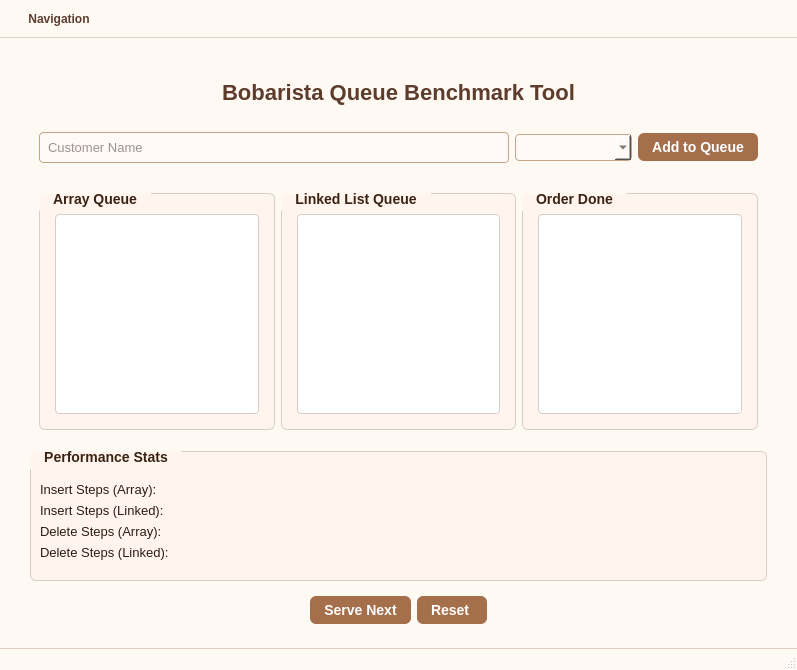
<?xml version="1.0" encoding="UTF-8"?>
<ui version="4.0">
 <class>MainWindow</class>
 <widget class="QMainWindow" name="MainWindow">
  <property name="geometry">
   <rect>
    <x>0</x>
    <y>0</y>
    <width>797</width>
    <height>670</height>
   </rect>
  </property>
  <property name="windowTitle">
   <string>MainWindow</string>
  </property>
  <property name="styleSheet">
   <string notr="true">/* === Menubar Styling === */
QMenuBar {
    background-color: #fff9f4; /* light latte */
    color: #5e3c2c; /* mocha text */
    font-family: &quot;Segoe UI&quot;, sans-serif;
    font-weight: bold;
    padding: 6px 10px;
    border-bottom: 1px solid #e0cfc2;
}

QMenuBar::item {
    background: transparent;
    padding: 6px 12px;
}

QMenuBar::item:selected {
    background-color: #f5d6ba;  /* warm highlight */
    color: #3b2314;
    border-radius: 4px;
}

/* === Menu dropdowns === */
QMenu {
    background-color: #fff9f4;
    color: #3b2314;
    font-family: &quot;Segoe UI&quot;, sans-serif;
    font-size: 13px;
    border: 1px solid #c4a484;
    padding: 6px;
}

QMenu::item {
    padding: 5px 20px;
}

QMenu::item:selected {
    background-color: #f1cfa9;
    color: #2a1a12;
    border-radius: 4px;
}

/* === Status bar === */
QStatusBar {
    background-color: #fff9f4;
    color: #5e3c2c;
    font-family: &quot;Segoe UI&quot;, sans-serif;
    padding: 4px 8px;
    border-top: 1px solid #e0cfc2;
}
</string>
  </property>
  <widget class="QWidget" name="centralwidget">
   <layout class="QVBoxLayout" name="verticalLayout_3">
    <property name="leftMargin">
     <number>0</number>
    </property>
    <property name="topMargin">
     <number>0</number>
    </property>
    <property name="rightMargin">
     <number>0</number>
    </property>
    <property name="bottomMargin">
     <number>0</number>
    </property>
    <item>
     <widget class="QStackedWidget" name="stackedWidget">
      <property name="currentIndex">
       <number>1</number>
      </property>
      <widget class="QWidget" name="WelcomePage">
       <property name="styleSheet">
        <string notr="true">QWidget#WelcomePage {
    background-color: #fcefe3; /* soft café beige */
}

QLabel#lblWelcome {
    color: #5e3c2c; /* deep mocha text */
    font-size: 24px;
    font-weight: bold;
    font-family: &quot;Segoe UI&quot;, &quot;Helvetica&quot;, &quot;Arial&quot;, sans-serif;
    padding: 20px;
}

QPushButton#btnStart {
    background-color: #8b5e3c;  /* rich coffee brown */
    color: white;
    font-size: 18px;
    padding: 10px 20px;
    border: none;
    border-radius: 8px;
	min-width: 65px;
    min-height: 25px;
	max-width: 70px;
    max-height: 30px;
    transition: background-color 0.3s ease;
}

QPushButton#btnStart:hover {
    background-color: #a66f4c;  /* light caramel on hover */
    color: #fffbe6; /* soft off-white text */
}
</string>
       </property>
       <layout class="QHBoxLayout" name="horizontalLayout" stretch="1,1">
        <item alignment="Qt::AlignmentFlag::AlignHCenter|Qt::AlignmentFlag::AlignVCenter">
         <widget class="QWidget" name="left_widget" native="true">
          <property name="sizePolicy">
           <sizepolicy hsizetype="Expanding" vsizetype="Expanding">
            <horstretch>0</horstretch>
            <verstretch>0</verstretch>
           </sizepolicy>
          </property>
          <layout class="QVBoxLayout" name="verticalLayout">
           <item>
            <widget class="QLabel" name="lblWelcome">
             <property name="text">
              <string>Welcome to Bobarista App!</string>
             </property>
             <property name="scaledContents">
              <bool>false</bool>
             </property>
             <property name="alignment">
              <set>Qt::AlignmentFlag::AlignCenter</set>
             </property>
            </widget>
           </item>
           <item alignment="Qt::AlignmentFlag::AlignHCenter">
            <widget class="QPushButton" name="btnStart">
             <property name="text">
              <string>Start</string>
             </property>
            </widget>
           </item>
          </layout>
         </widget>
        </item>
        <item>
         <widget class="QWidget" name="right_widget" native="true">
          <property name="sizePolicy">
           <sizepolicy hsizetype="Expanding" vsizetype="Expanding">
            <horstretch>0</horstretch>
            <verstretch>0</verstretch>
           </sizepolicy>
          </property>
          <layout class="QVBoxLayout" name="verticalLayout_2">
           <item alignment="Qt::AlignmentFlag::AlignHCenter|Qt::AlignmentFlag::AlignVCenter">
            <widget class="QLabel" name="lblBackgroundImage">
             <property name="sizePolicy">
              <sizepolicy hsizetype="Ignored" vsizetype="Ignored">
               <horstretch>0</horstretch>
               <verstretch>0</verstretch>
              </sizepolicy>
             </property>
             <property name="text">
              <string/>
             </property>
             <property name="pixmap">
              <pixmap resource="assets.qrc">:/images/assets/images/Open.png</pixmap>
             </property>
             <property name="scaledContents">
              <bool>true</bool>
             </property>
             <property name="alignment">
              <set>Qt::AlignmentFlag::AlignCenter</set>
             </property>
            </widget>
           </item>
          </layout>
         </widget>
        </item>
       </layout>
      </widget>
      <widget class="QWidget" name="MainPage">
       <property name="styleSheet">
        <string notr="true">QWidget#MainPage {
    background-color: #fff9f4; /* Light latte background */
}

/* Page title */
QLabel#lblPageTitle {
    font-size: 22px;
    font-weight: bold;
    font-family: &quot;Segoe UI&quot;, sans-serif;
    color: #5e3c2c;
    padding: 12px;
}

/* Group box headers */
QGroupBox {
    font-size: 14px;
    font-weight: bold;
    color: #3b2314; /* darker and clearer text */
    border: 1px solid #d7ccc8;
    border-radius: 6px;
    margin-top: 6px;
    background-color: #fff5ee; /* slightly lighter background */
}

QGroupBox:title {
    subcontrol-origin: margin;
    subcontrol-position: top left;
    padding: 4px 12px;
}

/* Queue display list views */
QListWidget, QListView {
    background-color: #ffffff;
    border: 1px solid #d7ccc8;
    border-radius: 4px;
    padding: 4px;
    font-size: 13px;
    color: #3e2c20; /* ensure list text is also visible */
}

/* Input field */
QLineEdit {
    background-color: #fffaf7;
    border: 1px solid #c4a484;
    border-radius: 4px;
    padding: 6px;
    font-size: 13px;
    color: #3e2c20;
}

/* ComboBox */
QComboBox {
    background-color: #fffaf7;
    border: 1px solid #c4a484;
    border-radius: 4px;
    padding: 4px;
    font-size: 13px;
    color: #3e2c20;
}

/* Buttons */
QPushButton {
    background-color: #a66f4c;
    color: white;
    padding: 6px 14px;
    border-radius: 6px;
    font-size: 14px;
    font-weight: bold;
    font-family: &quot;Segoe UI&quot;, sans-serif;
    border: none;
}

QPushButton:hover {
    background-color: #8b5e3c;
    color: #fffce8;
}

/* Labels inside groupboxes */
QGroupBox QLabel {
    color: #2b1d14;  /* even darker for high contrast */
    font-size: 13px;
}
</string>
       </property>
       <layout class="QGridLayout" name="gridLayout_4">
        <property name="leftMargin">
         <number>30</number>
        </property>
        <property name="topMargin">
         <number>30</number>
        </property>
        <property name="rightMargin">
         <number>30</number>
        </property>
        <property name="bottomMargin">
         <number>15</number>
        </property>
        <item row="5" column="1">
         <widget class="QGroupBox" name="groupStats">
          <property name="title">
           <string>Performance Stats</string>
          </property>
          <layout class="QGridLayout" name="gridLayout_6">
           <property name="topMargin">
            <number>30</number>
           </property>
           <property name="rightMargin">
            <number>20</number>
           </property>
           <property name="bottomMargin">
            <number>20</number>
           </property>
           <item row="0" column="0">
            <widget class="QLabel" name="lblInsertArray">
             <property name="text">
              <string>Insert Steps (Array):</string>
             </property>
            </widget>
           </item>
           <item row="3" column="0">
            <widget class="QLabel" name="lblDeleteLinked">
             <property name="text">
              <string>Delete Steps (Linked):</string>
             </property>
            </widget>
           </item>
           <item row="2" column="0">
            <widget class="QLabel" name="lblDeleteArray">
             <property name="text">
              <string>Delete Steps (Array):</string>
             </property>
            </widget>
           </item>
           <item row="1" column="0">
            <widget class="QLabel" name="lblInsertLinked">
             <property name="text">
              <string>Insert Steps (Linked):</string>
             </property>
            </widget>
           </item>
          </layout>
         </widget>
        </item>
        <item row="4" column="1">
         <widget class="QWidget" name="widgetHorizontal_2" native="true">
          <layout class="QHBoxLayout" name="horizontalLayout_3">
           <item>
            <widget class="QGroupBox" name="groupArrayQueue">
             <property name="title">
              <string>Array Queue</string>
             </property>
             <layout class="QGridLayout" name="gridLayout_3">
              <property name="leftMargin">
               <number>15</number>
              </property>
              <property name="topMargin">
               <number>20</number>
              </property>
              <property name="rightMargin">
               <number>15</number>
              </property>
              <property name="bottomMargin">
               <number>15</number>
              </property>
              <item row="0" column="0">
               <widget class="QListWidget" name="listArrayQueue"/>
              </item>
             </layout>
            </widget>
           </item>
           <item>
            <widget class="QGroupBox" name="groupLinkedQueue">
             <property name="title">
              <string>Linked List Queue</string>
             </property>
             <layout class="QGridLayout" name="gridLayout_5">
              <property name="leftMargin">
               <number>15</number>
              </property>
              <property name="topMargin">
               <number>20</number>
              </property>
              <property name="rightMargin">
               <number>15</number>
              </property>
              <property name="bottomMargin">
               <number>15</number>
              </property>
              <item row="0" column="0">
               <widget class="QListWidget" name="listLinkedQueue"/>
              </item>
             </layout>
            </widget>
           </item>
           <item>
            <widget class="QGroupBox" name="groupOrderDone">
             <property name="title">
              <string>Order Done</string>
             </property>
             <layout class="QHBoxLayout" name="horizontalLayout_5">
              <property name="leftMargin">
               <number>15</number>
              </property>
              <property name="topMargin">
               <number>20</number>
              </property>
              <property name="rightMargin">
               <number>15</number>
              </property>
              <property name="bottomMargin">
               <number>15</number>
              </property>
              <item>
               <widget class="QListWidget" name="listOrderDone"/>
              </item>
             </layout>
            </widget>
           </item>
          </layout>
         </widget>
        </item>
        <item row="6" column="1" alignment="Qt::AlignmentFlag::AlignHCenter">
         <widget class="QWidget" name="widgetHorizontal_3" native="true">
          <layout class="QHBoxLayout" name="horizontalLayout_4">
           <item>
            <widget class="QPushButton" name="btnDequeue">
             <property name="text">
              <string>Serve Next</string>
             </property>
            </widget>
           </item>
           <item>
            <widget class="QPushButton" name="btnReset">
             <property name="text">
              <string>Reset </string>
             </property>
            </widget>
           </item>
          </layout>
         </widget>
        </item>
        <item row="0" column="1" alignment="Qt::AlignmentFlag::AlignHCenter|Qt::AlignmentFlag::AlignVCenter">
         <widget class="QLabel" name="lblPageTitle">
          <property name="text">
           <string>Bobarista Queue Benchmark Tool</string>
          </property>
          <property name="alignment">
           <set>Qt::AlignmentFlag::AlignCenter</set>
          </property>
         </widget>
        </item>
        <item row="2" column="1" rowspan="2">
         <widget class="QWidget" name="widgetHorizontal" native="true">
          <layout class="QHBoxLayout" name="horizontalLayout_2" stretch="4,1,1">
           <item>
            <widget class="QLineEdit" name="lineEditName">
             <property name="inputMask">
              <string/>
             </property>
             <property name="text">
              <string/>
             </property>
             <property name="maxLength">
              <number>32767</number>
             </property>
             <property name="placeholderText">
              <string>Customer Name</string>
             </property>
            </widget>
           </item>
           <item>
            <widget class="QComboBox" name="comboDrinkType"/>
           </item>
           <item>
            <widget class="QPushButton" name="btnEnqueue">
             <property name="text">
              <string>Add to Queue</string>
             </property>
            </widget>
           </item>
          </layout>
         </widget>
        </item>
       </layout>
      </widget>
      <widget class="QWidget" name="MenuRecords">
       <property name="styleSheet">
        <string notr="true">QWidget#MenuRecords {
    background-color: #fff9f4; /* Light latte background */
}

/* Page title */
QLabel#lblMenuTitle {
    font-size: 22px;
    font-weight: bold;
    font-family: &quot;Segoe UI&quot;, sans-serif;
    color: #5e3c2c;
    padding: 12px;
}

/* Group box for menu list */
QGroupBox#groupMenuItems {
    font-size: 14px;
    font-weight: bold;
    color: #3b2314;
    border: 1px solid #d7ccc8;
    border-radius: 6px;
    background-color: #fff5ee;
    margin-top: 6px;
}

QGroupBox#groupMenuItems:title {
    subcontrol-origin: margin;
    subcontrol-position: top left;
    padding: 4px 12px;
}

/* Menu list */
QListWidget#listMenuItems {
    background-color: #ffffff;
    border: 1px solid #d7ccc8;
    border-radius: 4px;
    padding: 4px;
    font-size: 13px;
    color: #3e2c20;
}

/* Input fields */
QLineEdit#lineDrinkName, QLineEdit#linePriceTag {
    background-color: #fffaf7;
    border: 1px solid #c4a484;
    border-radius: 4px;
    padding: 6px;
    font-size: 13px;
    color: #3e2c20;
}

/* RM label */
QLabel#lblRM {
    color: #2b1d14;
    font-size: 13px;
}

/* Buttons */
QPushButton#btnAdd, QPushButton#btnDelete {
    background-color: #a66f4c;
    color: white;
    padding: 6px 14px;
    border-radius: 6px;
    font-size: 14px;
    font-weight: bold;
    font-family: &quot;Segoe UI&quot;, sans-serif;
    border: none;
}

QPushButton#btnAdd:hover, QPushButton#btnDelete:hover {
    background-color: #8b5e3c;
    color: #fffce8;
}
</string>
       </property>
       <layout class="QVBoxLayout" name="verticalLayout_4">
        <property name="leftMargin">
         <number>30</number>
        </property>
        <property name="topMargin">
         <number>30</number>
        </property>
        <property name="rightMargin">
         <number>30</number>
        </property>
        <property name="bottomMargin">
         <number>15</number>
        </property>
        <item alignment="Qt::AlignmentFlag::AlignHCenter|Qt::AlignmentFlag::AlignTop">
         <widget class="QLabel" name="lblMenuTitle">
          <property name="text">
           <string>This is Menu Records</string>
          </property>
         </widget>
        </item>
        <item>
         <widget class="QWidget" name="widgetHorizontal_4" native="true">
          <property name="minimumSize">
           <size>
            <width>0</width>
            <height>100</height>
           </size>
          </property>
          <layout class="QHBoxLayout" name="horizontalLayout_6">
           <item>
            <widget class="QLineEdit" name="lineDrinkName">
             <property name="placeholderText">
              <string>Drink's Name</string>
             </property>
            </widget>
           </item>
           <item>
            <widget class="QLabel" name="lblRM">
             <property name="text">
              <string>RM: </string>
             </property>
            </widget>
           </item>
           <item>
            <widget class="QLineEdit" name="linePriceTag">
             <property name="readOnly">
              <bool>false</bool>
             </property>
             <property name="placeholderText">
              <string>6.00</string>
             </property>
            </widget>
           </item>
           <item>
            <widget class="QPushButton" name="btnAdd">
             <property name="text">
              <string>Add</string>
             </property>
            </widget>
           </item>
           <item>
            <widget class="QPushButton" name="btnDelete">
             <property name="text">
              <string>Delete</string>
             </property>
            </widget>
           </item>
          </layout>
         </widget>
        </item>
        <item>
         <widget class="QGroupBox" name="groupMenuItems">
          <property name="title">
           <string>List of Menu Items</string>
          </property>
          <layout class="QVBoxLayout" name="verticalLayout_5">
           <property name="leftMargin">
            <number>15</number>
           </property>
           <property name="topMargin">
            <number>20</number>
           </property>
           <property name="rightMargin">
            <number>15</number>
           </property>
           <property name="bottomMargin">
            <number>15</number>
           </property>
           <item>
            <widget class="QListWidget" name="listMenuItems"/>
           </item>
          </layout>
         </widget>
        </item>
       </layout>
      </widget>
      <widget class="QWidget" name="StatisticPerformance">
       <property name="styleSheet">
        <string notr="true">QWidget#StatisticPerformance {
    background-color: #fff9f4; /* Light latte background */
}

/* ALSO style the internal container */
QWidget#widget_2 {
    background-color: #fff9f4;
}

/* Page title */
QLabel#lblTitleStats {
    font-size: 22px;
    font-weight: bold;
    font-family: &quot;Segoe UI&quot;, sans-serif;
    color: #5e3c2c;
    padding: 12px;
}

/* Buttons */
QPushButton#btnGenerateChart, QPushButton#btnResetChart {
    background-color: #a66f4c;
    color: white;
    padding: 6px 14px;
    border-radius: 6px;
    font-size: 14px;
    font-weight: bold;
    font-family: &quot;Segoe UI&quot;, sans-serif;
    border: none;
}

QPushButton#btnGenerateChart:hover, QPushButton#btnResetChart:hover {
    background-color: #8b5e3c;
    color: #fffce8;
}

QChartView#chartViewStats {
    background-color: #fff9f4; 
    border: 1px solid #d7ccc8;
    border-radius: 4px;
    padding: 10px;
}</string>
       </property>
       <layout class="QVBoxLayout" name="verticalLayout_6">
        <item alignment="Qt::AlignmentFlag::AlignHCenter|Qt::AlignmentFlag::AlignTop">
         <widget class="QLabel" name="lblTitleStats">
          <property name="text">
           <string>Statistic Performances</string>
          </property>
         </widget>
        </item>
        <item>
         <widget class="QWidget" name="widget_2" native="true">
          <layout class="QVBoxLayout" name="verticalLayout_7">
           <item>
            <widget class="QChartView" name="chartViewStats" native="true"/>
           </item>
           <item>
            <widget class="QWidget" name="widget" native="true">
             <layout class="QHBoxLayout" name="horizontalLayout_7">
              <item>
               <widget class="QPushButton" name="btnGenerateChart">
                <property name="text">
                 <string>Generate Chart</string>
                </property>
               </widget>
              </item>
              <item>
               <widget class="QPushButton" name="btnResetChart">
                <property name="text">
                 <string>Reset</string>
                </property>
               </widget>
              </item>
             </layout>
            </widget>
           </item>
          </layout>
         </widget>
        </item>
       </layout>
      </widget>
     </widget>
    </item>
   </layout>
  </widget>
  <widget class="QMenuBar" name="menuBar">
   <property name="geometry">
    <rect>
     <x>0</x>
     <y>0</y>
     <width>797</width>
     <height>44</height>
    </rect>
   </property>
   <widget class="QMenu" name="Navigation">
    <property name="title">
     <string>Navigation</string>
    </property>
    <addaction name="actionMainPage"/>
    <addaction name="actionMenu_Resources"/>
    <addaction name="actionStatistic_Perfomances"/>
    <addaction name="actionLog_Out"/>
   </widget>
   <addaction name="Navigation"/>
  </widget>
  <widget class="QStatusBar" name="statusbar"/>
  <action name="actionMainPage">
   <property name="text">
    <string>Main Page</string>
   </property>
  </action>
  <action name="actionMenu_Resources">
   <property name="text">
    <string>Menu Resources</string>
   </property>
  </action>
  <action name="actionStatistic_Perfomances">
   <property name="text">
    <string>Statistic Perfomances</string>
   </property>
  </action>
  <action name="actionLog_Out">
   <property name="text">
    <string>Log Out</string>
   </property>
  </action>
 </widget>
 <customwidgets>
  <customwidget>
   <class>QChartView</class>
   <extends>QWidget</extends>
   <header location="global">qchartview.h</header>
   <container>1</container>
  </customwidget>
 </customwidgets>
 <resources>
  <include location="assets.qrc"/>
 </resources>
 <connections/>
</ui>
